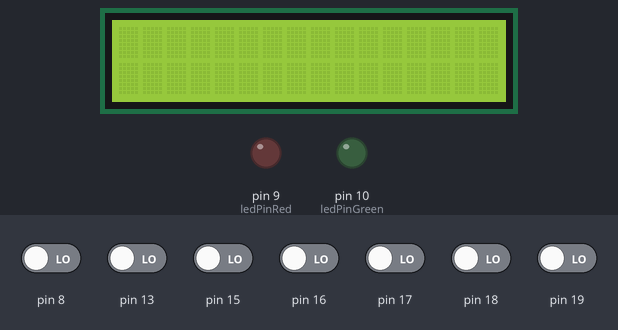
A sketch run on a simulated Arduino Uno, built with avr-gcc and run on an emulated ATmega328P. Parts: 16×2 character LCD, output pins drawn as LEDs (lit = HIGH). Dashed ring = blinking. Inputs (shaded band) come from the test bench; at power-on: pin 8, pin 13, pin 15–19 LOW. Random numbers use the default seed unless the sketch sets one; what the sketch prints to the serial monitor is not drawn.

Above: at 1.3 s.
1.4 s: pin 8 driven HIGH
At 1.9 s:
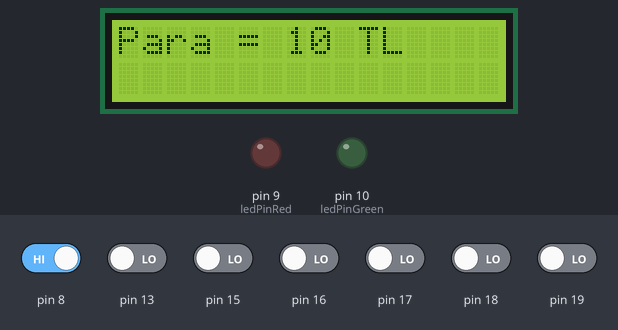
4.4 s: pin 18 driven HIGH
At 7.2 s:
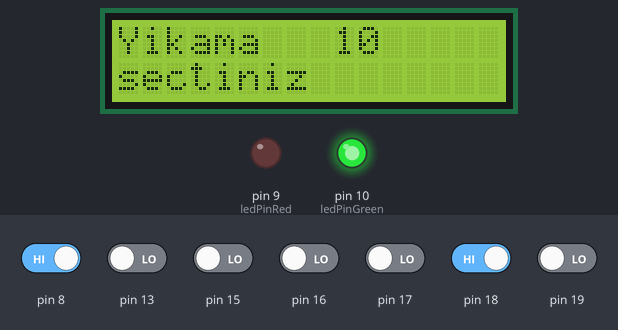
7.4 s: pin 13 driven HIGH
At 10.34 s:
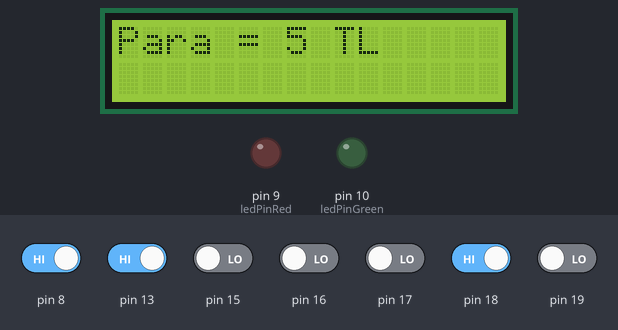
10.4 s: pin 16 driven HIGH
At 13.3 s:
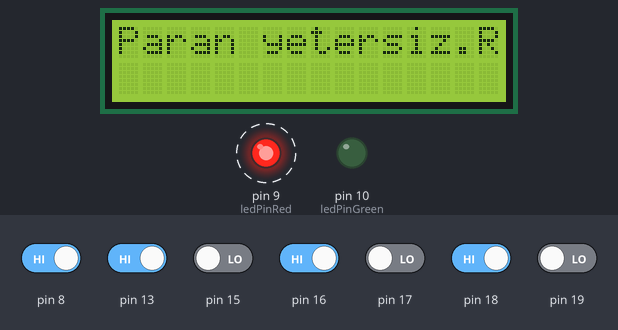
13.4 s: pin 13 driven LOW
At 16.3 s:
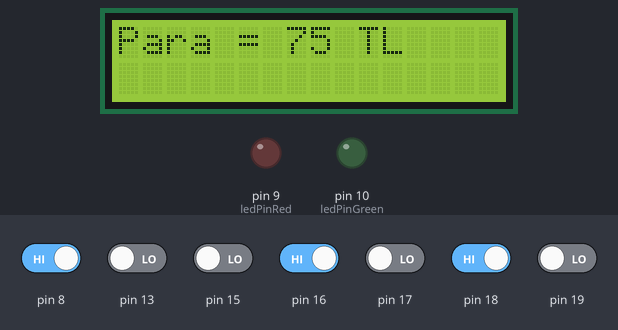
16.4 s: pin 15 driven HIGH
At 17.89 s:
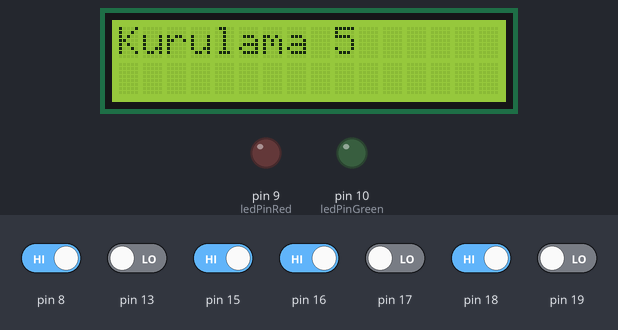
Timing chart, 0 to 20.4 s (numbered marks = the images above; inputs shaded):
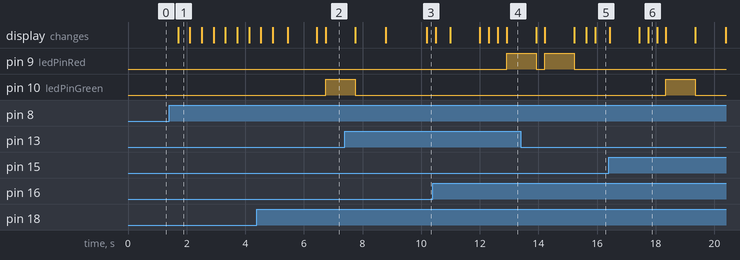

Measured:
- after the input at 1.4 s, the display: changes after 0.31 s (image 1)
- after the input at 4.4 s, pin 10 (ledPinGreen): LOW → HIGH after 2.3 s
- after the input at 10.4 s, pin 9 (ledPinRed): LOW → HIGH after 2.5 s
- what the display in image 1 shows lasts 0.4 s, from 1.7 s to 2.1 s

The sketch:

ledpin.ino
```cpp
#include <LiquidCrystal.h> //lcd kütüphanesi
#include<Time.h>
// hex dosyası değişebiliyor güncellemeyi unutma her seferinde
// muhammed enbiya demir 190202018 - çağkan çağman ceran 190202028

const int rs = 12, en = 11, d4 = 5, d5 = 4, d6 = 3, d7 = 2; // lcd portları
LiquidCrystal lcd(rs, en, d4, d5, d6, d7); //lcd objesi oluşturma

int yuz=0;
int elli=0;
int yirmi=0;
int on=0;
int bes=0;

boolean birkere=true;

int mode=0; // 0 ise para , 1 ise hizmet modu
int odenen=0; // müşterinin girdiği para

int secilenid=0;

int secilenucret=0; // secilen hizmetin ucreti
int kalan=0;


int banka[]={20,20,10,30,5}; // atmde kalan paralar
int bankatoplam=(banka[0]*5)+(banka[1]*10)+(banka[2]*20)+(banka[3]*50)+(banka[4]*100);
int hizmetId [4]={1,2,3,4};
String hizmetad [4]={"köpükle","yıka","kurula","cila"};
int hizmetsayi [4]={30,50,100,20};
int hizmetucret [4]={15,10,5,50};

//led girişleri
int ledPinRed=9;
int ledPinGreen=10;

// buton stateleri
boolean buttonState13=false;
boolean buttonState14=false;
boolean buttonState15=false;
boolean buttonState16=false;
boolean buttonState17=false;
boolean buttonState18=false;
boolean buttonState19=false;

long randomnumb; //random num

void setup(){


 lcd.begin(16, 2); // lcd modeli 16x2


  //pin outputları
    pinMode(ledPinRed,OUTPUT);
    pinMode(ledPinGreen,OUTPUT);

// buton inputları
    for(int i = 15;20>i;i++){
  pinMode(i, INPUT);  //initialize the pushbutton pin as an output
  }
  pinMode(13, INPUT);
  pinMode(8, INPUT);

 //virtual terminal için serial begin
  Serial.begin(9600);

  // random sayı farklı olsun randomseed fonksiyonu
  randomSeed(analogRead(A0));

  delay(10);

// virtual terminale neyden ne kadar kaldığı yazdırılıyor
  Serial.print(" 5luk:");  Serial.print(banka[0]);
  Serial.print(" 10luk:"); Serial.print(banka[1]);
  Serial.print(" 20luk:"); Serial.print(banka[2]);
  Serial.print(" 50luk:"); Serial.print(banka[3]);
  Serial.print(" 100luk:"); Serial.print(banka[4]);
  Serial.println("");

  Serial.print(" kopukle:"); Serial.print(hizmetsayi[0]);
  Serial.print(" yikama:"); Serial.print(hizmetsayi[1]);
  Serial.print(" kurulama:"); Serial.print(hizmetsayi[2]);
  Serial.print(" cilalama:"); Serial.print(hizmetsayi[3]);
}

// köpük  yıka  kurula  cila       bitiş reset
// 5       10    20     50    100  bitiş reset

void loop() {


  //buton stateleri eşleştiriyoz
  buttonState13=digitalRead(13);
  buttonState14=digitalRead(8);
  buttonState15=digitalRead(15);
  buttonState16=digitalRead(16);
  buttonState17=digitalRead(17);
  buttonState18=digitalRead(18); // bitiş
  buttonState19=digitalRead(19); //reset

   //lcd.print("ne yazacaksa");
   //lcd.setCursor(column,row);
  //if(buttonState13==HIGH){
   // digitalWrite(ledPinRed,HIGH);
  //delay(500);
  //digitalWrite(ledPinRed,LOW);

if(mode==0){ // mode 0 para girme modu
  birkere=true;
  if(buttonState13==HIGH){
      delay(300);
     odenen+=5;
     lcd.clear();
     lcd.print("Para = ");
     lcd.print(odenen);
     lcd.print(" TL");
    }
    if(buttonState14==HIGH){
       delay(300);
     odenen+=10;
     lcd.clear();
     lcd.print("Para = ");
     lcd.print(odenen);
     lcd.print(" TL");
    }
    if(buttonState15==HIGH){
      delay(300);
     odenen+=20;
     lcd.clear();
     lcd.print("Para = ");
     lcd.print(odenen);
     lcd.print(" TL");
    }
    if(buttonState16==HIGH){
      delay(300);
     odenen+=50;
     lcd.clear();
     lcd.print("Para = ");
     lcd.print(odenen);
     lcd.print(" TL");
    }
    if(buttonState17==HIGH){
      delay(300);
     odenen+=100;
     lcd.clear();
     lcd.print("Para = ");
     lcd.print(odenen);
     lcd.print(" TL");
    }
    if(buttonState18==HIGH&&odenen>0){ //bitis
      delay(500);
      lcd.clear();
      lcd.print(odenen);
      lcd.print(" TL");
      lcd.print(" ATTINIZ");
      delay(700);
      lcd.setCursor(0,1);
      mode=1;
    }
    if(buttonState19==HIGH){ //reset
      delay(300);
     odenen=0;
     lcd.clear();
     lcd.print("RESET ATTINIZ");
     delay(400);
     lcd.clear();
    }

    // hizmet secme aşaması
    }

    buttonState13=digitalRead(13);
  buttonState14=digitalRead(8);
  buttonState15=digitalRead(15);
  buttonState16=digitalRead(16);
  buttonState17=digitalRead(17);
  buttonState18=digitalRead(18); // bitiş
  buttonState19=digitalRead(19); //reset

// HİZMET SECME ASAMASI MODE 1

    if(mode==1){
      if(buttonState13==HIGH){
        delay(300);
        lcd.clear();
        lcd.print("Kopukleme ");
        secilenid=1;
        secilenucret=hizmetucret[0];
        lcd.print(hizmetucret[0]);
        }

        if(buttonState14==HIGH){
        delay(300);
        lcd.clear();
        lcd.println("Yikama ");
                secilenid=2;
        secilenucret=hizmetucret[1];
        lcd.print(hizmetucret[1]);
        }

        if(buttonState15==HIGH){
        delay(300);
        lcd.clear();
        lcd.print("Kurulama ");
                secilenid=3;
        secilenucret=hizmetucret[2];
        lcd.print(hizmetucret[2]);
        }

        if(buttonState16==HIGH){
        delay(300);
        lcd.clear();
        lcd.print("Cilalama ");
        secilenid=4;
        secilenucret=hizmetucret[3];
        lcd.print(hizmetucret[3]);
        }

//state18 butonu için farklı durumlar

         if(buttonState18==HIGH&&hizmetsayi[secilenid-1]<=0){
          delay(300);
        lcd.clear();
        lcd.print("hizmet kalmadi");
        digitalWrite(ledPinRed,HIGH);
        delay(1000);
        lcd.clear();
        digitalWrite(ledPinRed,LOW);
        mode=0;
          }

         if(buttonState18==HIGH&&odenen-secilenucret<0){ //bitiş ama fakirsen
        delay(300);
        lcd.clear();
        lcd.print("Paran yetersiz.Reset.");
        digitalWrite(ledPinRed,HIGH);
        delay(1000);
        lcd.clear();
        lcd.setCursor(0,0);
        lcd.clear();
        mode=0;
        digitalWrite(ledPinRed,LOW);
        }

        if(buttonState18==HIGH&&ustuolurmu(banka,odenen,secilenucret)==0){ //bitiş ama para üstünün hepsini veremiyor
        delay(300);
        lcd.clear();
        lcd.print("atm para kalmadi");
        digitalWrite(ledPinRed,HIGH);
        delay(1000);
        lcd.clear();
        digitalWrite(ledPinRed,LOW);
        mode=0;
        }

        if(birkere==true){
      randomnumb = random(1,5);
      Serial.println(" ");
      Serial.print("RANDOM SAYI: ");
     Serial.print(randomnumb);
     Serial.println(" ");

      birkere = false;
       }

        if(randomnumb==2){ // para sıkışması
         mode=0;
         odenen=0;
        digitalWrite(ledPinRed,HIGH);
        lcd.clear();
        lcd.print("PARA SIKISTI");
        delay(1200);
        digitalWrite(ledPinRed,LOW);
        }

        if(buttonState18==HIGH&&odenen-secilenucret>=0&&ustuolurmu(banka,odenen,secilenucret)==1&&randomnumb!=2){ //bitiş gerçek

        delay(300);
        lcd.setCursor(0,1);
        lcd.print("sectiniz");
        digitalWrite(ledPinGreen,HIGH);
        delay(1000);
        digitalWrite(ledPinGreen,LOW);
        mode=0;

hizmetsayi[secilenid-1]--;


  kalan=odenen-secilenucret;
  odenen=0;

  lcd.clear();
  lcd.print("PARA USTU: ");
  lcd.print(kalan);

  delay(1000);


  for(;banka[4]>0;banka[4]--){
  if(kalan>=100){
     yuz++;
      kalan-=100;}
      else{
      break;}
      }

  for(;banka[3]>0;banka[3]--){
  if(kalan>=50){
     elli++;
      kalan-=50;}
      else{
      break;}
      }

  for(;banka[2]>0;banka[2]--){
  if(kalan>=20){
     yirmi++;
      kalan-=20;}
      else{
      break;}
      }

 for(;banka[1]>0;banka[1]--){
  if(kalan>=10){
      on++;
      kalan-=10;}
      else{
      break;}
      }

  for(;banka[0]>0;banka[0]--){
  if(kalan>=5){
      bes++;
      kalan-=5;}
      else{
      break;}
      }


  lcd.clear();
  lcd.setCursor(0,0);
  lcd.print("Ustu:");
  lcd.print(" 5:");
  lcd.print(bes);
  lcd.print(" 10:");
  lcd.print(on);
  lcd.setCursor(0,1);
  lcd.print(" 20:");
  lcd.print(yirmi);
  lcd.print(" 50:");
  lcd.print(elli);
  lcd.print(" 100:");
  lcd.print(yuz);

      //kasadaki para ve kalan hizmet virtual terminalde gözlemlenebilir
  Serial.println("");
  Serial.print(" 5luk:");  Serial.print(banka[0]);
  Serial.print(" 10luk:"); Serial.print(banka[1]);
  Serial.print(" 20luk:"); Serial.print(banka[2]);
  Serial.print(" 50luk:"); Serial.print(banka[3]);
  Serial.print(" 100luk:"); Serial.print(banka[4]);
  Serial.println("");

  Serial.print(" kopukle:"); Serial.print(hizmetsayi[0]);
  Serial.print(" yikama:"); Serial.print(hizmetsayi[1]);
  Serial.print(" kurulama:"); Serial.print(hizmetsayi[2]);
  Serial.print(" cilalama:"); Serial.print(hizmetsayi[3]);


  delay(1000);
 yuz=0;
 elli=0;
 yirmi=0;
 on=0;
 bes=0;


        }

         //state 18 bitti

        if(buttonState19==HIGH){ //reset
        delay(300);
        lcd.clear();
        lcd.setCursor(0,0);
        lcd.clear();
        odenen=0;
        lcd.print("RESET ATTINIZ");
        mode=0;
        delay(300);

        }

      }


  delay(100);

}

int ustuolurmu(int banka[],int odenen,int secilenucret){ // istenen banknotlara sahip mi testi

  int kalan=odenen-secilenucret;

int sayac100=0;
int sayac50=0;
int sayac20=0;
int sayac10=0;
int sayac5=0;

for(;banka[4]>0;banka[4]--){
  if(kalan>=100){
    sayac100++;
      kalan-=100;}
      else{
      break;}
      }

  for(;banka[3]>0;banka[3]--){
  if(kalan>=50){
     sayac50++;
      kalan-=50;}
      else{
      break;}
      }

  for(;banka[2]>0;banka[2]--){
  if(kalan>=20){
     sayac20++;
      kalan-=20;}
      else{
      break;}
      }

 for(;banka[1]>0;banka[1]--){
  if(kalan>=10){
     sayac10++;
      kalan-=10;}
      else{
      break;}
      }

  for(;banka[0]>0;banka[0]--){
  if(kalan>=5){
      sayac5++;
      kalan-=5;}
      else{
      break;}
      }

for(;sayac100>0;sayac100--){banka[4]++;}
for(;sayac50>0;sayac50--){banka[3]++;}
for(;sayac20>0;sayac20--){banka[2]++;}
for(;sayac10>0;sayac10--){banka[1]++;}
for(;sayac5>0;sayac5--){banka[0]++;}


      if(kalan==0){
        return 1;
        }
        else{return 0;}

  }
```
